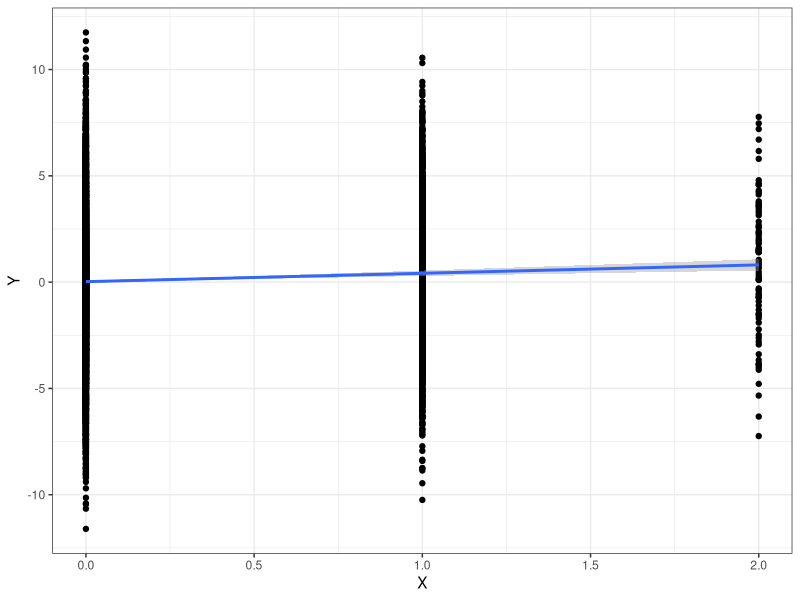

This figure's R source:
## ---- chunk 1
library(ggplot2)
set.seed(666)
N<-10000
maf<-0.1
beta<-0.4
p.val<-5e-8
beta.se<-beta/abs(qnorm(p.val/2))
## ---- chunk 2
#simulate genotypes
X<-rbinom(N,2,maf)
Xbar<-mean(X)
se.e<-beta.se * sqrt(sum((X-Xbar)^2))
#simulate y for a given beta and s
Y=X*beta+rnorm(N,mean=0,sd=se.e)
## ---- chunk 3
ggplot(data.frame(x=X,y=Y),aes(x=X,y=Y)) + geom_point()  + 
    geom_smooth(method='lm',formula=y~x) + theme_bw()

## ---- chunk 4
mod<-lm(Y~X)
summary(mod)
## ---- chunk 5
Yb<-ifelse(Y>mean(Y),1,0)
lmod<-glm(Yb~X,family="binomial")
summary(lmod)
## ---- chunk 6
raf<-1-maf
## Brute force
wtscore<-function(N,r,w=0) N * r^2 * w
hetscore<-function(N,r,w=1) 2 * N * r * (1-r) * w
homscore<-function(N,r,w=2) N * (1-r)^2 *w
estXbarHat<-(wtscore(N,raf) + hetscore(N,raf) + homscore(N,raf))/N
## if we do the algebra then xbarhat simplifies to 2 * (1-raf) or 2 * maf
XbarHat<-2*maf
## ---- chunk 7
YbarHat<-beta * XbarHat
## ---- chunk 8
n.wt<-wtscore(N,raf,1)
n.het<-hetscore(N,raf,1)
n.hom<-homscore(N,raf,1)
estYbar<-(beta * (n.het + (2 * n.hom)))/N
## ---- chunk 9
SSX.wt<-sum(n.wt * XbarHat^2)
SSX.het<-sum((rep(1,n.het)-rep(XbarHat,n.het))^2)
SSX.hom<-sum((rep(2,n.hom)-rep(XbarHat,n.hom))^2)
SSXHat=SSX.wt + SSX.het + SSX.hom
## ---- chunk 10
estSSXHat = 2 * maf * (N-1) * (1-maf)
## ---- chunk 11
se.eHat<-beta.se * sqrt(estSSXHat)
## ---- chunk 12
## next estimate P(Y>ybar | X =x)

calcP<-function(X,beta,SE.epsilon,val=YbarHat){
    pnorm(val,mean=X*beta,sd=SE.epsilon,lower.tail = FALSE)
}

calcOdds<-function(X,beta,SE.epsilon,val=YbarHat){
    #num<-pnorm(val,mean=X*beta,sd=SE.epsilon,lower.tail = FALSE)
    num<-calcP(X,beta,SE.epsilon,val)
    num/(1-num)
}

lod_Y_X1<-log(calcOdds(1,beta,se.eHat))
lod_Y_X0<-log(calcOdds(0,beta,se.eHat))

lodHat<-lod_Y_X1-lod_Y_X0
## get estimated log(OR) from fit
fitLod<-summary(lmod)[["coefficients"]][,1][2]
## ---- chunk 13
ca<-function(n0,f){
    n0*(1-f)
}

cb<-function(n0,f){
    n0*f
}

cc<-function(n1,a,b,theta){
    (n1*a)/(a+(b*theta))
}

cd<-function(n1,a,b,theta){
    (n1*b)/(a+(b*theta))
}

gamma_hat_maf<-function(n0,n1,f,theta){
    n<-n0+n1
    a<-ca(n0,f)/n
    b<-cb(n0,f)/n
    c<-cc(n1,a,b,theta)/n
    d<-cd(n1,a,b,theta)/n
    recip.sm<-do.call('cbind',lapply(list(a,b,c,d),function(fi) 1/fi))
    return(sqrt(rowSums(recip.sm)))
}

## compute number of 'cases' i.e. the the number of people with Y>ybar
n.cases<-round(sum(calcP(0,beta,se.eHat) * n.wt,calcP(1,beta,se.eHat) *
                       n.het,calcP(2,beta,se.eHat) *n.hom))
n.controls<-N-n.cases
#this makes sense given that we expect a normal distribution so in 
#future can shorcut but N/2 for the special case where we want Y > ybar
## next compute the variance component of beta due to allele freq
ploidy<-2
var_maf<-gamma_hat_maf(n.controls,n.cases,maf,exp(lodHat))
var_ss<-sqrt(1/N)
estSigmaBeta<-sqrt(1/ploidy) * var_maf * var_ss
fitSigmaBeta<-summary(lmod)[['coefficients']][,2][2]
## ---- chunk 14
estZ<-lodHat/estSigmaBeta
estP<-2*(pnorm(estZ,lower.tail = FALSE))
